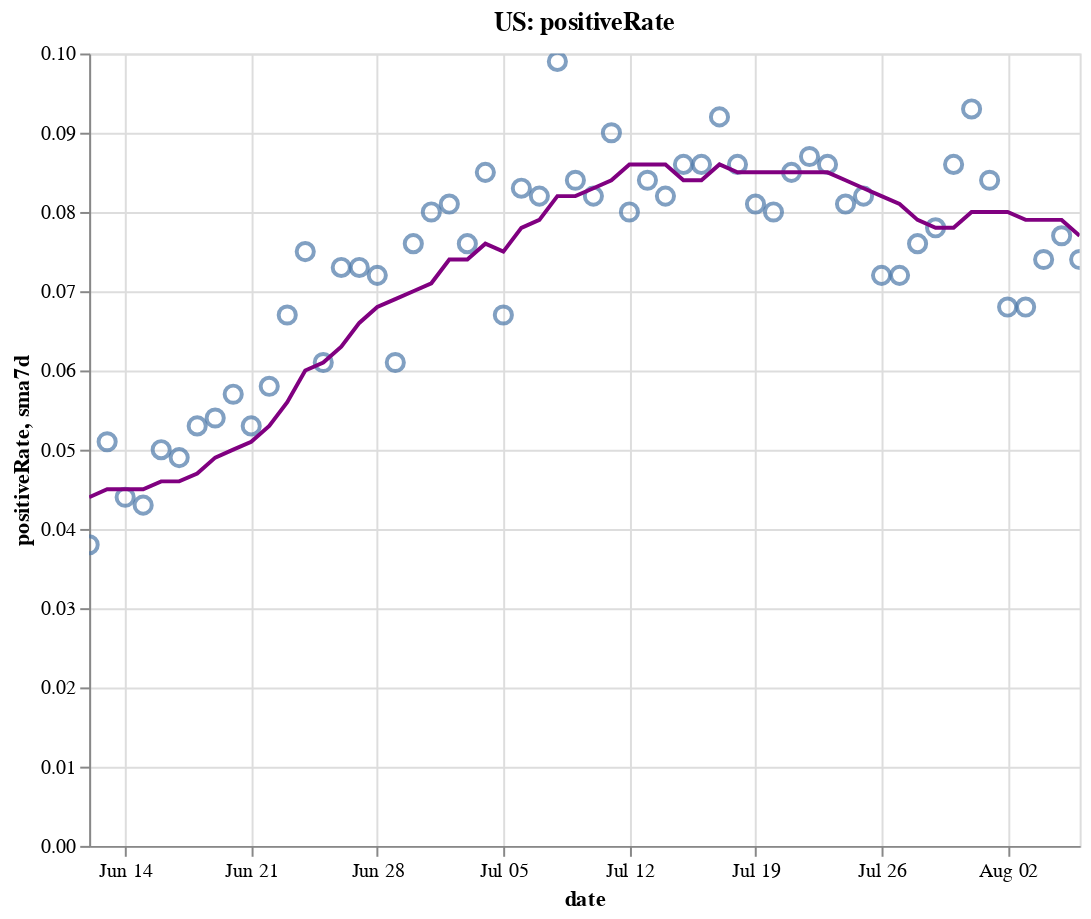

The notebook cell this image was saved under:
### Code cell
create_plot(us, 'positiveRate')

### Figure 1 — Vega-Lite specification as saved in the notebook (floating-point values rounded to 4 significant figures)
{"config": {"view": {"continuousWidth": 400, "continuousHeight": 300}}, "layer": [{"layer": [{"mark": {"type": "point", "size": 75}, "encoding": {"tooltip": [{"type": "temporal", "field": "date"}, {"type": "quantitative", "field": "positiveRate"}, {"type": "quantitative", "field": "sma7d"}], "x": {"type": "temporal", "field": "date"}, "y": {"type": "quantitative", "field": "positiveRate"}}, "selection": {"selector004": {"type": "interval", "bind": "scales", "encodings": ["x", "y"]}}}, {"mark": {"type": "line", "color": "purple"}, "encoding": {"x": {"type": "temporal", "field": "date"}, "y": {"type": "quantitative", "field": "sma7d"}}}]}, {"mark": {"type": "rule", "color": "#aaa"}, "encoding": {"x": {"type": "temporal", "field": "date"}}, "transform": [{"filter": {"selection": "selector003"}}]}, {"mark": "circle", "encoding": {"opacity": {"condition": {"value": 1, "selection": "selector003"}, "value": 0}, "tooltip": [{"type": "temporal", "field": "date"}, {"type": "quantitative", "field": "positiveRate"}, {"type": "quantitative", "field": "sma7d"}], "x": {"type": "temporal", "field": "date"}, "y": {"type": "quantitative", "field": "positiveRate"}}, "selection": {"selector003": {"type": "single", "encodings": ["x"], "on": "mouseover", "nearest": true, "empty": "none"}}}, {"mark": {"type": "text", "align": "left", "dx": 5, "dy": -5, "stroke": "white", "strokeWidth": 2}, "encoding": {"text": {"type": "quantitative", "field": "positiveRate"}, "tooltip": [{"type": "temporal", "field": "date"}, {"type": "quantitative", "field": "positiveRate"}, {"type": "quantitative", "field": "sma7d"}], "x": {"type": "temporal", "field": "date"}, "y": {"type": "quantitative", "field": "positiveRate"}}, "transform": [{"filter": {"selection": "selector003"}}]}, {"mark": {"type": "text", "align": "left", "dx": 5, "dy": -5}, "encoding": {"text": {"type": "quantitative", "field": "positiveRate"}, "tooltip": [{"type": "temporal", "field": "date"}, {"type": "quantitative", "field": "positiveRate"}, {"type": "quantitative", "field": "sma7d"}], "x": {"type": "temporal", "field": "date"}, "y": {"type": "quantitative", "field": "positiveRate"}}, "transform": [{"filter": {"selection": "selector003"}}]}], "data": {"name": "data-42ec8f6bec060d679d85025f7a8bf06d"}, "height": 400, "title": "US: positiveRate", "width": 500, "$schema": "https://vega.github.io/schema/vega-lite/v4.8.1.json", "datasets": {"data-42ec8f6bec060d679d85025f7a8bf06d": [{"date": "2020-06-12T00:00:00", "totalTestResultsIncrease": 623100.0, "positiveIncrease": 23480.0, "death": 108400.0, "deathIncrease": 772.0, "positiveRate": 0.038, "state": "US", "sma7d": 0.044}, {"date": "2020-06-13T00:00:00", "totalTestResultsIncrease": 496400.0, "positiveIncrease": 25340.0, "death": 109100.0, "deathIncrease": 691.0, "positiveRate": 0.051, "state": "US", "sma7d": 0.045}, {"date": "2020-06-14T00:00:00", "totalTestResultsIncrease": 485200.0, "positiveIncrease": 21370.0, "death": 109400.0, "deathIncrease": 355.0, "positiveRate": 0.044, "state": "US", "sma7d": 0.045}, {"date": "2020-06-15T00:00:00", "totalTestResultsIncrease": 432800.0, "positiveIncrease": 18510.0, "death": 109800.0, "deathIncrease": 380.0, "positiveRate": 0.043, "state": "US", "sma7d": 0.045}, {"date": "2020-06-16T00:00:00", "totalTestResultsIncrease": 464500.0, "positiveIncrease": 23440.0, "death": 110500.0, "deathIncrease": 729.0, "positiveRate": 0.05, "state": "US", "sma7d": 0.046}, {"date": "2020-06-17T00:00:00", "totalTestResultsIncrease": 485300.0, "positiveIncrease": 23870.0, "death": 111300.0, "deathIncrease": 767.0, "positiveRate": 0.049, "state": "US", "sma7d": 0.046}, {"date": "2020-06-18T00:00:00", "totalTestResultsIncrease": 516200.0, "positiveIncrease": 27530.0, "death": 112000.0, "deathIncrease": 704.0, "positiveRate": 0.053, "state": "US", "sma7d": 0.047}, {"date": "2020-06-19T00:00:00", "totalTestResultsIncrease": 574000.0, "positiveIncrease": 31050.0, "death": 112700.0, "deathIncrease": 655.0, "positiveRate": 0.054, "state": "US", "sma7d": 0.049}, {"date": "2020-06-20T00:00:00", "totalTestResultsIncrease": 559200.0, "positiveIncrease": 31990.0, "death": 113300.0, "deathIncrease": 628.0, "positiveRate": 0.057, "state": "US", "sma7d": 0.05}, {"date": "2020-06-21T00:00:00", "totalTestResultsIncrease": 511100.0, "positiveIncrease": 27280.0, "death": 113600.0, "deathIncrease": 292.0, "positiveRate": 0.053, "state": "US", "sma7d": 0.051}, {"date": "2020-06-22T00:00:00", "totalTestResultsIncrease": 466600.0, "positiveIncrease": 27020.0, "death": 113900.0, "deathIncrease": 283.0, "positiveRate": 0.058, "state": "US", "sma7d": 0.053}, {"date": "2020-06-23T00:00:00", "totalTestResultsIncrease": 491700.0, "positiveIncrease": 33020.0, "death": 114600.0, "deathIncrease": 708.0, "positiveRate": 0.067, "state": "US", "sma7d": 0.056}, {"date": "2020-06-24T00:00:00", "totalTestResultsIncrease": 519200.0, "positiveIncrease": 38680.0, "death": 115300.0, "deathIncrease": 724.0, "positiveRate": 0.075, "state": "US", "sma7d": 0.06}, {"date": "2020-06-25T00:00:00", "totalTestResultsIncrease": 637100.0, "positiveIncrease": 39070.0, "death": 117800.0, "deathIncrease": 2501.0, "positiveRate": 0.061, "state": "US", "sma7d": 0.061}, {"date": "2020-06-26T00:00:00", "totalTestResultsIncrease": 606700.0, "positiveIncrease": 44420.0, "death": 118400.0, "deathIncrease": 636.0, "positiveRate": 0.073, "state": "US", "sma7d": 0.063}, {"date": "2020-06-27T00:00:00", "totalTestResultsIncrease": 599400.0, "positiveIncrease": 43780.0, "death": 119000.0, "deathIncrease": 509.0, "positiveRate": 0.073, "state": "US", "sma7d": 0.066}, {"date": "2020-06-28T00:00:00", "totalTestResultsIncrease": 583900.0, "positiveIncrease": 41860.0, "death": 119200.0, "deathIncrease": 271.0, "positiveRate": 0.072, "state": "US", "sma7d": 0.068}, {"date": "2020-06-29T00:00:00", "totalTestResultsIncrease": 646800.0, "positiveIncrease": 39180.0, "death": 119600.0, "deathIncrease": 330.0, "positiveRate": 0.061, "state": "US", "sma7d": 0.069}, {"date": "2020-06-30T00:00:00", "totalTestResultsIncrease": 624100.0, "positiveIncrease": 47460.0, "death": 120200.0, "deathIncrease": 596.0, "positiveRate": 0.076, "state": "US", "sma7d": 0.07}, {"date": "2020-07-01T00:00:00", "totalTestResultsIncrease": 633300.0, "positiveIncrease": 50670.0, "death": 120900.0, "deathIncrease": 701.0, "positiveRate": 0.08, "state": "US", "sma7d": 0.071}, {"date": "2020-07-02T00:00:00", "totalTestResultsIncrease": 662300.0, "positiveIncrease": 53830.0, "death": 121600.0, "deathIncrease": 697.0, "positiveRate": 0.081, "state": "US", "sma7d": 0.074}, {"date": "2020-07-03T00:00:00", "totalTestResultsIncrease": 710900.0, "positiveIncrease": 54220.0, "death": 122100.0, "deathIncrease": 597.0, "positiveRate": 0.076, "state": "US", "sma7d": 0.074}, {"date": "2020-07-04T00:00:00", "totalTestResultsIncrease": 642200.0, "positiveIncrease": 54730.0, "death": 122500.0, "deathIncrease": 306.0, "positiveRate": 0.085, "state": "US", "sma7d": 0.076}, {"date": "2020-07-05T00:00:00", "totalTestResultsIncrease": 681400.0, "positiveIncrease": 45790.0, "death": 122700.0, "deathIncrease": 209.0, "positiveRate": 0.067, "state": "US", "sma7d": 0.075}, {"date": "2020-07-06T00:00:00", "totalTestResultsIncrease": 501200.0, "positiveIncrease": 41600.0, "death": 122900.0, "deathIncrease": 242.0, "positiveRate": 0.083, "state": "US", "sma7d": 0.078}, {"date": "2020-07-07T00:00:00", "totalTestResultsIncrease": 634800.0, "positiveIncrease": 51770.0, "death": 123800.0, "deathIncrease": 922.0, "positiveRate": 0.082, "state": "US", "sma7d": 0.079}, {"date": "2020-07-08T00:00:00", "totalTestResultsIncrease": 629100.0, "positiveIncrease": 62150.0, "death": 124700.0, "deathIncrease": 897.0, "positiveRate": 0.099, "state": "US", "sma7d": 0.082}, {"date": "2020-07-09T00:00:00", "totalTestResultsIncrease": 703000.0, "positiveIncrease": 58840.0, "death": 125600.0, "deathIncrease": 867.0, "positiveRate": 0.084, "state": "US", "sma7d": 0.082}, {"date": "2020-07-10T00:00:00", "totalTestResultsIncrease": 810800.0, "positiveIncrease": 66640.0, "death": 126400.0, "deathIncrease": 854.0, "positiveRate": 0.082, "state": "US", "sma7d": 0.083}, {"date": "2020-07-11T00:00:00", "totalTestResultsIncrease": 698400.0, "positiveIncrease": 63010.0, "death": 127200.0, "deathIncrease": 757.0, "positiveRate": 0.09, "state": "US", "sma7d": 0.084}, {"date": "2020-07-12T00:00:00", "totalTestResultsIncrease": 758300.0, "positiveIncrease": 60980.0, "death": 127700.0, "deathIncrease": 476.0, "positiveRate": 0.08, "state": "US", "sma7d": 0.086}, {"date": "2020-07-13T00:00:00", "totalTestResultsIncrease": 693600.0, "positiveIncrease": 58460.0, "death": 128000.0, "deathIncrease": 327.0, "positiveRate": 0.084, "state": "US", "sma7d": 0.086}, {"date": "2020-07-14T00:00:00", "totalTestResultsIncrease": 770000.0, "positiveIncrease": 62880.0, "death": 128700.0, "deathIncrease": 736.0, "positiveRate": 0.082, "state": "US", "sma7d": 0.086}, {"date": "2020-07-15T00:00:00", "totalTestResultsIncrease": 762000.0, "positiveIncrease": 65380.0, "death": 129600.0, "deathIncrease": 858.0, "positiveRate": 0.086, "state": "US", "sma7d": 0.084}, {"date": "2020-07-16T00:00:00", "totalTestResultsIncrease": 827600.0, "positiveIncrease": 70950.0, "death": 130600.0, "deathIncrease": 974.0, "positiveRate": 0.086, "state": "US", "sma7d": 0.084}, {"date": "2020-07-17T00:00:00", "totalTestResultsIncrease": 837400.0, "positiveIncrease": 77230.0, "death": 131500.0, "deathIncrease": 951.0, "positiveRate": 0.092, "state": "US", "sma7d": 0.086}, {"date": "2020-07-18T00:00:00", "totalTestResultsIncrease": 761600.0, "positiveIncrease": 65180.0, "death": 132400.0, "deathIncrease": 872.0, "positiveRate": 0.086, "state": "US", "sma7d": 0.085}, {"date": "2020-07-19T00:00:00", "totalTestResultsIncrease": 798500.0, "positiveIncrease": 64880.0, "death": 132900.0, "deathIncrease": 526.0, "positiveRate": 0.081, "state": "US", "sma7d": 0.085}, {"date": "2020-07-20T00:00:00", "totalTestResultsIncrease": 711000.0, "positiveIncrease": 56970.0, "death": 133300.0, "deathIncrease": 362.0, "positiveRate": 0.08, "state": "US", "sma7d": 0.085}, {"date": "2020-07-21T00:00:00", "totalTestResultsIncrease": 750200.0, "positiveIncrease": 63640.0, "death": 134300.0, "deathIncrease": 1038.0, "positiveRate": 0.085, "state": "US", "sma7d": 0.085}, {"date": "2020-07-22T00:00:00", "totalTestResultsIncrease": 795500.0, "positiveIncrease": 69150.0, "death": 135400.0, "deathIncrease": 1117.0, "positiveRate": 0.087, "state": "US", "sma7d": 0.085}, {"date": "2020-07-23T00:00:00", "totalTestResultsIncrease": 824400.0, "positiveIncrease": 71030.0, "death": 136500.0, "deathIncrease": 1039.0, "positiveRate": 0.086, "state": "US", "sma7d": 0.085}, {"date": "2020-07-24T00:00:00", "totalTestResultsIncrease": 929800.0, "positiveIncrease": 75190.0, "death": 137700.0, "deathIncrease": 1178.0, "positiveRate": 0.081, "state": "US", "sma7d": 0.084}, {"date": "2020-07-25T00:00:00", "totalTestResultsIncrease": 797600.0, "positiveIncrease": 65410.0, "death": 138700.0, "deathIncrease": 1037.0, "positiveRate": 0.082, "state": "US", "sma7d": 0.083}, {"date": "2020-07-26T00:00:00", "totalTestResultsIncrease": 855800.0, "positiveIncrease": 61710.0, "death": 139200.0, "deathIncrease": 558.0, "positiveRate": 0.072, "state": "US", "sma7d": 0.082}, {"date": "2020-07-27T00:00:00", "totalTestResultsIncrease": 760800.0, "positiveIncrease": 55130.0, "death": 140300.0, "deathIncrease": 1059.0, "positiveRate": 0.072, "state": "US", "sma7d": 0.081}, {"date": "2020-07-28T00:00:00", "totalTestResultsIncrease": 735500.0, "positiveIncrease": 56230.0, "death": 141400.0, "deathIncrease": 1121.0, "positiveRate": 0.076, "state": "US", "sma7d": 0.079}, {"date": "2020-07-29T00:00:00", "totalTestResultsIncrease": 853300.0, "positiveIncrease": 66970.0, "death": 142900.0, "deathIncrease": 1447.0, "positiveRate": 0.078, "state": "US", "sma7d": 0.078}, {"date": "2020-07-30T00:00:00", "totalTestResultsIncrease": 805900.0, "positiveIncrease": 69470.0, "death": 144100.0, "deathIncrease": 1259.0, "positiveRate": 0.086, "state": "US", "sma7d": 0.078}, {"date": "2020-07-31T00:00:00", "totalTestResultsIncrease": 726000.0, "positiveIncrease": 67760.0, "death": 145400.0, "deathIncrease": 1311.0, "positiveRate": 0.093, "state": "US", "sma7d": 0.08}, {"date": "2020-08-01T00:00:00", "totalTestResultsIncrease": 726000.0, "positiveIncrease": 60690.0, "death": 146600.0, "deathIncrease": 1189.0, "positiveRate": 0.084, "state": "US", "sma7d": 0.08}, {"date": "2020-08-02T00:00:00", "totalTestResultsIncrease": 713200.0, "positiveIncrease": 48270.0, "death": 147100.0, "deathIncrease": 498.0, "positiveRate": 0.068, "state": "US", "sma7d": 0.08}, {"date": "2020-08-03T00:00:00", "totalTestResultsIncrease": 731700.0, "positiveIncrease": 49560.0, "death": 147700.0, "deathIncrease": 519.0, "positiveRate": 0.068, "state": "US", "sma7d": 0.079}, {"date": "2020-08-04T00:00:00", "totalTestResultsIncrease": 695600.0, "positiveIncrease": 51570.0, "death": 148800.0, "deathIncrease": 1176.0, "positiveRate": 0.074, "state": "US", "sma7d": 0.079}, {"date": "2020-08-05T00:00:00", "totalTestResultsIncrease": 681500.0, "positiveIncrease": 52260.0, "death": 150200.0, "deathIncrease": 1403.0, "positiveRate": 0.077, "state": "US", "sma7d": 0.079}, {"date": "2020-08-06T00:00:00", "totalTestResultsIncrease": 727400.0, "positiveIncrease": 54140.0, "death": 151500.0, "deathIncrease": 1251.0, "positiveRate": 0.074, "state": "US", "sma7d": 0.077}]}}
